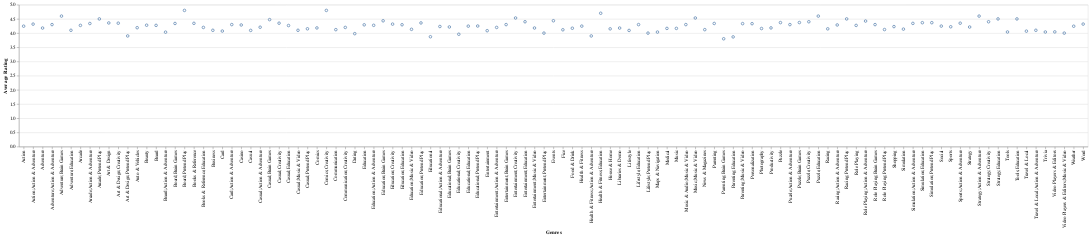

Here is the notebook cell this chart was saved with:
### Code cell
#Rating comparison across each genre
df = pd.read_csv('DaxQuery_11.csv')
alt.Chart(df).mark_point().encode(
    x='Genres:N',  # Nominal (categorical) data
    y='Average Rating:Q'   # Quantitative (numeric) data
)

### Figure 1 — Vega-Lite specification as saved in the notebook (floating-point values rounded to 4 significant figures)
{"config": {"view": {"continuousWidth": 300, "continuousHeight": 300}}, "data": {"name": "data-e7273519c6c6307ecdc5e6e81e244867"}, "mark": {"type": "point"}, "encoding": {"x": {"field": "Genres", "type": "nominal"}, "y": {"field": "Average Rating", "type": "quantitative"}}, "$schema": "https://vega.github.io/schema/vega-lite/v5.20.1.json", "datasets": {"data-e7273519c6c6307ecdc5e6e81e244867": [{"Genres": "Board;Pretend Play", "Average Rating": 4.8}, {"Genres": "Comics;Creativity", "Average Rating": 4.8}, {"Genres": "Health & Fitness;Education", "Average Rating": 4.7}, {"Genres": "Adventure;Brain Games", "Average Rating": 4.6}, {"Genres": "Strategy;Action & Adventure", "Average Rating": 4.6}, {"Genres": "Puzzle;Education", "Average Rating": 4.6}, {"Genres": "Entertainment;Creativity", "Average Rating": 4.533}, {"Genres": "Music;Music & Video", "Average Rating": 4.533}, {"Genres": "Tools;Education", "Average Rating": 4.5}, {"Genres": "Strategy;Education", "Average Rating": 4.5}, {"Genres": "Racing;Pretend Play", "Average Rating": 4.5}, {"Genres": "Arcade;Pretend Play", "Average Rating": 4.5}, {"Genres": "Casual;Brain Games", "Average Rating": 4.475}, {"Genres": "Events", "Average Rating": 4.436}, {"Genres": "Education;Brain Games", "Average Rating": 4.433}, {"Genres": "Role Playing;Action & Adventure", "Average Rating": 4.425}, {"Genres": "Strategy;Creativity", "Average Rating": 4.4}, {"Genres": "Entertainment;Education", "Average Rating": 4.4}, {"Genres": "Puzzle;Creativity", "Average Rating": 4.4}, {"Genres": "Puzzle;Brain Games", "Average Rating": 4.372}, {"Genres": "Puzzle", "Average Rating": 4.37}, {"Genres": "Simulation;Education", "Average Rating": 4.367}, {"Genres": "Simulation;Pretend Play", "Average Rating": 4.367}, {"Genres": "Education;Pretend Play", "Average Rating": 4.359}, {"Genres": "Art & Design", "Average Rating": 4.358}, {"Genres": "Casual;Creativity", "Average Rating": 4.35}, {"Genres": "Art & Design;Creativity", "Average Rating": 4.35}, {"Genres": "Sports;Action & Adventure", "Average Rating": 4.35}, {"Genres": "Books & Reference", "Average Rating": 4.345}, {"Genres": "Simulation;Action & Adventure", "Average Rating": 4.343}, {"Genres": "Parenting", "Average Rating": 4.34}, {"Genres": "Board;Brain Games", "Average Rating": 4.34}, {"Genres": "Arcade;Action & Adventure", "Average Rating": 4.338}, {"Genres": "Parenting;Music & Video", "Average Rating": 4.333}, {"Genres": "Personalization", "Average Rating": 4.332}, {"Genres": "Word", "Average Rating": 4.318}, {"Genres": "Action;Action & Adventure", "Average Rating": 4.317}, {"Genres": "Education;Creativity", "Average Rating": 4.317}, {"Genres": "Entertainment;Brain Games", "Average Rating": 4.3}, {"Genres": "Puzzle;Action & Adventure", "Average Rating": 4.3}, {"Genres": "Music & Audio;Music & Video", "Average Rating": 4.3}, {"Genres": "Lifestyle;Education", "Average Rating": 4.3}, {"Genres": "Role Playing;Brain Games", "Average Rating": 4.3}, {"Genres": "Card;Action & Adventure", "Average Rating": 4.3}, {"Genres": "Adventure;Action & Adventure", "Average Rating": 4.3}, {"Genres": "Education;Education", "Average Rating": 4.294}, {"Genres": "Education", "Average Rating": 4.291}, {"Genres": "Racing;Action & Adventure", "Average Rating": 4.288}, {"Genres": "Casino", "Average Rating": 4.286}, {"Genres": "Beauty", "Average Rating": 4.279}, {"Genres": "Education;Action & Adventure", "Average Rating": 4.275}, {"Genres": "Board", "Average Rating": 4.273}, {"Genres": "Arcade", "Average Rating": 4.272}, {"Genres": "Role Playing", "Average Rating": 4.272}, {"Genres": "Casual;Education", "Average Rating": 4.267}, {"Genres": "Educational;Pretend Play", "Average Rating": 4.25}, {"Genres": "Social", "Average Rating": 4.247}, {"Genres": "Health & Fitness", "Average Rating": 4.247}, {"Genres": "Educational;Education", "Average Rating": 4.246}, {"Genres": "Action", "Average Rating": 4.245}, {"Genres": "Weather", "Average Rating": 4.243}, {"Genres": "Educational;Action & Adventure", "Average Rating": 4.233}, {"Genres": "Shopping", "Average Rating": 4.23}, {"Genres": "Sports", "Average Rating": 4.223}, {"Genres": "Educational;Brain Games", "Average Rating": 4.217}, {"Genres": "Strategy", "Average Rating": 4.214}, {"Genres": "Casual;Action & Adventure", "Average Rating": 4.208}, {"Genres": "Entertainment;Action & Adventure", "Average Rating": 4.2}, {"Genres": "Communication;Creativity", "Average Rating": 4.2}, {"Genres": "Books & Reference;Education", "Average Rating": 4.2}, {"Genres": "Auto & Vehicles", "Average Rating": 4.19}, {"Genres": "Productivity", "Average Rating": 4.183}, {"Genres": "Comics", "Average Rating": 4.183}, {"Genres": "Entertainment;Music & Video", "Average Rating": 4.18}, {"Genres": "Adventure", "Average Rating": 4.179}, {"Genres": "Libraries & Demo", "Average Rating": 4.178}, {"Genres": "Food & Drink", "Average Rating": 4.172}, {"Genres": "Music", "Average Rating": 4.167}, {"Genres": "Medical", "Average Rating": 4.166}, {"Genres": "Photography", "Average Rating": 4.161}, {"Genres": "Casual;Pretend Play", "Average Rating": 4.152}, {"Genres": "House & Home", "Average Rating": 4.15}, {"Genres": "Racing", "Average Rating": 4.15}, {"Genres": "Simulation", "Average Rating": 4.141}, {"Genres": "Education;Music & Video", "Average Rating": 4.133}, {"Genres": "Role Playing;Pretend Play", "Average Rating": 4.125}, {"Genres": "News & Magazines", "Average Rating": 4.122}, {"Genres": "Communication", "Average Rating": 4.121}, {"Genres": "Fice", "Average Rating": 4.117}, {"Genres": "Adventure;Education", "Average Rating": 4.1}, {"Genres": "Casual;Music & Video", "Average Rating": 4.1}, {"Genres": "Travel & Local;Action & Adventure", "Average Rating": 4.1}, {"Genres": "Business", "Average Rating": 4.099}, {"Genres": "Casual", "Average Rating": 4.096}, {"Genres": "Lifestyle", "Average Rating": 4.095}, {"Genres": "Entertainment", "Average Rating": 4.085}, {"Genres": "Card", "Average Rating": 4.073}, {"Genres": "Travel & Local", "Average Rating": 4.069}, {"Genres": "Video Players & Editors", "Average Rating": 4.043}, {"Genres": "Tools", "Average Rating": 4.04}, {"Genres": "Trivia", "Average Rating": 4.039}, {"Genres": "Maps & Navigation", "Average Rating": 4.036}, {"Genres": "Board;Action & Adventure", "Average Rating": 4.033}, {"Genres": "Entertainment;Pretend Play", "Average Rating": 4.0}, {"Genres": "Video Players & Editors;Music & Video", "Average Rating": 4.0}, {"Genres": "Lifestyle;Pretend Play", "Average Rating": 4.0}, {"Genres": "Dating", "Average Rating": 3.98}, {"Genres": "Educational;Creativity", "Average Rating": 3.96}, {"Genres": "Art & Design;Pretend Play", "Average Rating": 3.9}, {"Genres": "Health & Fitness;Action & Adventure", "Average Rating": 3.9}, {"Genres": "Educational", "Average Rating": 3.872}, {"Genres": "Parenting;Education", "Average Rating": 3.867}, {"Genres": "Parenting;Brain Games", "Average Rating": 3.8}, {"Genres": "Trivia;Education", "Average Rating": null}, {"Genres": "Books & Reference;Creativity", "Average Rating": null}, {"Genres": "Art & Design;Action & Adventure", "Average Rating": null}, {"Genres": "Role Playing;Education", "Average Rating": null}]}}
